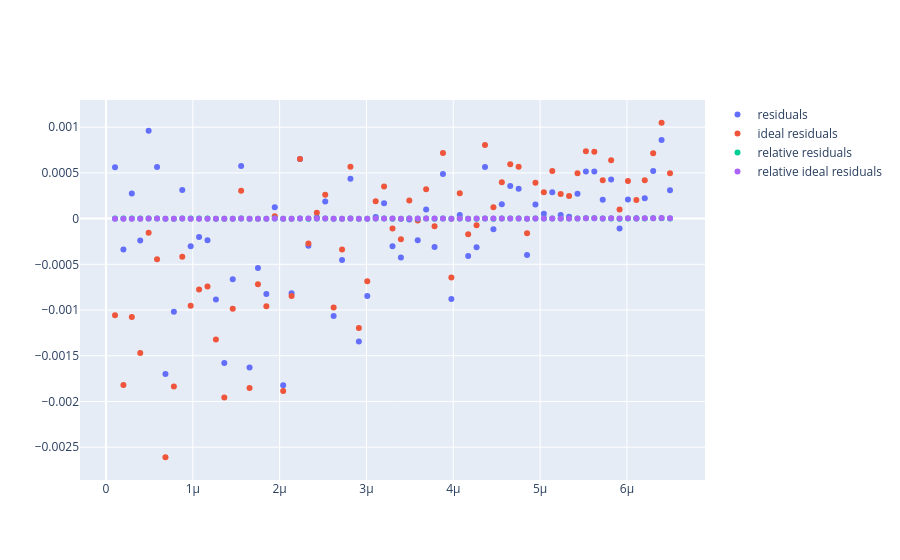

The notebook cell this image was saved under:
### Code cell
# ho provato a vedere come fossero gli errori poissoniani usando i risultati dell'interpolazione come base

res = count/len(data_refact) - y_fit
res_ideal = count/len(data_refact) - y_ideal_fit

fig = go.Figure()
fig.add_trace(go.Scatter(x=x_fit, y=res, mode='markers',  name='residuals'))
fig.add_trace(go.Scatter(x=x_fit, y=res_ideal, mode='markers',  name='ideal residuals'))
fig.add_trace(go.Scatter(x=x_fit, y=res/count, mode='markers',  name='relative residuals'))
fig.add_trace(go.Scatter(x=x_fit, y=res_ideal/count, mode='markers',  name='relative ideal residuals'))

fig.show()
